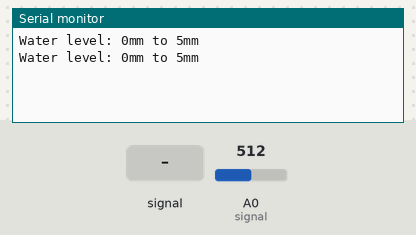
Simulated run of this sketch. Board: Arduino Uno, built with avr-gcc and run on an emulated ATmega328P. Shown: the last lines printed to the serial monitor. The inputs (shaded band) are chosen by the test bench; at power-on: A0 (signal) = 512.

Above: at 1.8 s.
1.9 s: A0 (signal) fed a 1000 Hz sine of ±255 counts around its level
At 4.8 s:
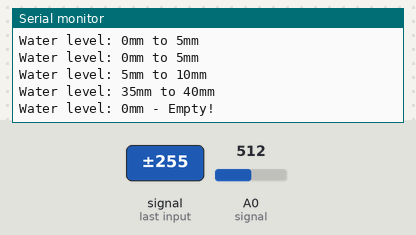
5.5 s: A0 (signal) set to 670
At 6.4 s:
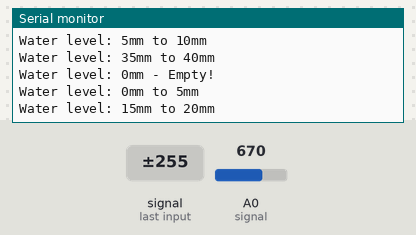
7.0 s: A0 (signal) fed a 200 Hz sine of ±81 counts around its level
At 7.8 s:
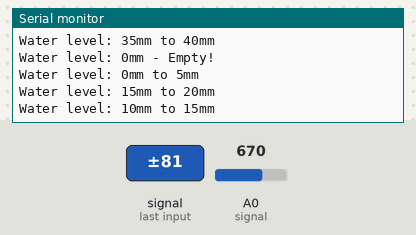
8.5 s: A0 (signal) set to 700
At 9.8 s:
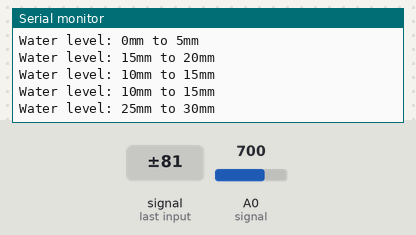
Timing chart, 0 to 11.0 s (numbered marks = the images above; inputs shaded):
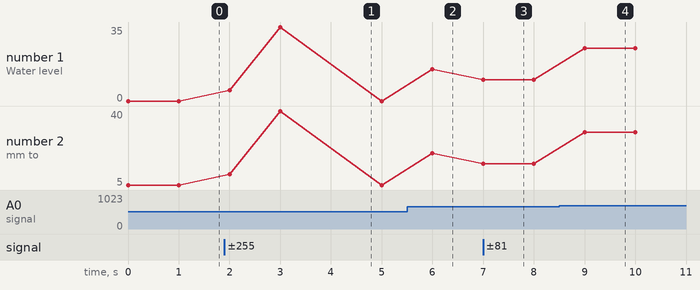

The sketch:

water_sensor.ino
```cpp
#define signal A0

void setup(){
    Serial.begin(9600);
}

void loop(){
    long value = analogRead(signal); //Read data from analog pin and store it to value variable

	if (value<=480){
		Serial.println("Water level: 0mm - Empty!");
	}
	else if (value>480 && value<=530){
		Serial.println("Water level: 0mm to 5mm");
	}
	else if (value>530 && value<=615){
		Serial.println("Water level: 5mm to 10mm");
	}
	else if (value>615 && value<=660){
		Serial.println("Water level: 10mm to 15mm");
	}
	else if (value>660 && value<=680){
		Serial.println("Water level: 15mm to 20mm");
	}
	else if (value>680 && value<=690){
		Serial.println("Water level: 20mm to 25mm");
	}
	else if (value>690 && value<=700){
		Serial.println("Water level: 25mm to 30mm");
	}
	else if (value>700 && value<=705){
		Serial.println("Water level: 30mm to 35mm");
	}
	else if (value>705){
		Serial.println("Water level: 35mm to 40mm");
	}

	delay(1000); // Check for new value every 5 sec
}
```

Measured:
- after the input at 1.9 s, the serial monitor: prints a new line after 0.10 s (image 1)
- after the input at 5.5 s, the serial monitor: prints a new line after 0.50 s (image 2)
- after the input at 7.0 s, the serial monitor: prints a new line at once (image 3)
- after the input at 8.5 s, the serial monitor: prints a new line after 0.50 s (image 4)
- plotted number 1: 0 → 15 after the input at 5.5 s, 15 → 10 after the input at 7.0 s, 10 → 25 after the input at 8.5 s
- plotted number 2: 5 → 20 after the input at 5.5 s, 15 → 30 after the input at 8.5 s
